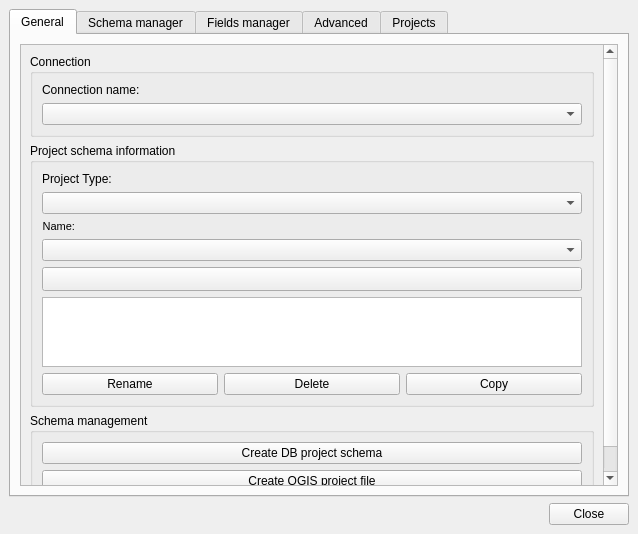
<?xml version="1.0" encoding="UTF-8"?>
<ui version="4.0">
 <class>dlg_admin_ui</class>
 <widget class="QMainWindow" name="dlg_admin_ui">
  <property name="geometry">
   <rect>
    <x>0</x>
    <y>0</y>
    <width>638</width>
    <height>534</height>
   </rect>
  </property>
  <property name="sizePolicy">
   <sizepolicy hsizetype="Expanding" vsizetype="Preferred">
    <horstretch>0</horstretch>
    <verstretch>0</verstretch>
   </sizepolicy>
  </property>
  <property name="maximumSize">
   <size>
    <width>16777215</width>
    <height>16777215</height>
   </size>
  </property>
  <property name="windowTitle">
   <string>Giswater</string>
  </property>
  <property name="unifiedTitleAndToolBarOnMac">
   <bool>false</bool>
  </property>
  <widget class="QWidget" name="centralwidget">
   <layout class="QGridLayout" name="gridLayout_4">
    <item row="5" column="0" colspan="16">
     <layout class="QHBoxLayout" name="horizontalLayout">
      <item>
       <widget class="QLabel" name="lbl_status">
        <property name="enabled">
         <bool>true</bool>
        </property>
        <property name="text">
         <string/>
        </property>
        <property name="pixmap">
         <pixmap>../../../../../../../../../../../../../Desktop/Edgar/READ SQL/images/status_ok.png</pixmap>
        </property>
        <property name="scaledContents">
         <bool>false</bool>
        </property>
       </widget>
      </item>
      <item>
       <widget class="QLabel" name="lbl_schema_name">
        <property name="text">
         <string/>
        </property>
       </widget>
      </item>
      <item>
       <widget class="QLabel" name="lbl_status_text">
        <property name="text">
         <string/>
        </property>
       </widget>
      </item>
      <item>
       <spacer name="horizontalSpacer_2">
        <property name="orientation">
         <enum>Qt::Horizontal</enum>
        </property>
        <property name="sizeHint" stdset="0">
         <size>
          <width>40</width>
          <height>20</height>
         </size>
        </property>
       </spacer>
      </item>
      <item>
       <widget class="QPushButton" name="btn_close">
        <property name="sizePolicy">
         <sizepolicy hsizetype="Fixed" vsizetype="Fixed">
          <horstretch>0</horstretch>
          <verstretch>0</verstretch>
         </sizepolicy>
        </property>
        <property name="text">
         <string>Close</string>
        </property>
       </widget>
      </item>
     </layout>
    </item>
    <item row="3" column="0" colspan="16">
     <widget class="QTabWidget" name="tab_main">
      <property name="enabled">
       <bool>true</bool>
      </property>
      <property name="currentIndex">
       <number>0</number>
      </property>
      <widget class="QWidget" name="tab_general">
       <attribute name="title">
        <string>General</string>
       </attribute>
       <layout class="QGridLayout" name="gridLayout">
        <item row="0" column="1">
         <widget class="QScrollArea" name="scrollArea">
          <property name="widgetResizable">
           <bool>true</bool>
          </property>
          <widget class="QWidget" name="scrollAreaWidgetContents_2">
           <property name="geometry">
            <rect>
             <x>0</x>
             <y>0</y>
             <width>577</width>
             <height>450</height>
            </rect>
           </property>
           <layout class="QGridLayout" name="gridLayout_11">
            <item row="0" column="0">
             <widget class="QGroupBox" name="grb_conection">
              <property name="title">
               <string>Connection</string>
              </property>
              <layout class="QGridLayout" name="gridLayout_2">
               <item row="1" column="0" colspan="2">
                <widget class="QComboBox" name="cmb_connection">
                 <property name="enabled">
                  <bool>true</bool>
                 </property>
                </widget>
               </item>
               <item row="0" column="0" colspan="2">
                <widget class="QLabel" name="lbl_connection">
                 <property name="sizePolicy">
                  <sizepolicy hsizetype="Maximum" vsizetype="Preferred">
                   <horstretch>0</horstretch>
                   <verstretch>0</verstretch>
                  </sizepolicy>
                 </property>
                 <property name="text">
                  <string>Connection name:</string>
                 </property>
                </widget>
               </item>
              </layout>
             </widget>
            </item>
            <item row="1" column="0">
             <widget class="QGroupBox" name="grb_project_scin">
              <property name="title">
               <string>Project schema information</string>
              </property>
              <layout class="QGridLayout" name="gridLayout_7">
               <item row="2" column="1">
                <widget class="QLabel" name="lbl_name">
                 <property name="sizePolicy">
                  <sizepolicy hsizetype="Maximum" vsizetype="Preferred">
                   <horstretch>0</horstretch>
                   <verstretch>0</verstretch>
                  </sizepolicy>
                 </property>
                 <property name="font">
                  <font>
                   <pointsize>8</pointsize>
                  </font>
                 </property>
                 <property name="frameShape">
                  <enum>QFrame::NoFrame</enum>
                 </property>
                 <property name="frameShadow">
                  <enum>QFrame::Raised</enum>
                 </property>
                 <property name="text">
                  <string>Name:</string>
                 </property>
                 <property name="alignment">
                  <set>Qt::AlignRight|Qt::AlignTrailing|Qt::AlignVCenter</set>
                 </property>
                 <property name="margin">
                  <number>3</number>
                 </property>
                </widget>
               </item>
               <item row="7" column="1" colspan="3">
                <widget class="QTextEdit" name="software_version_info">
                 <property name="enabled">
                  <bool>true</bool>
                 </property>
                 <property name="readOnly">
                  <bool>true</bool>
                 </property>
                </widget>
               </item>
               <item row="8" column="1" colspan="3">
                <layout class="QGridLayout" name="gridLayout_6">
                 <item row="2" column="1">
                  <widget class="QPushButton" name="btn_delete">
                   <property name="sizePolicy">
                    <sizepolicy hsizetype="Preferred" vsizetype="Fixed">
                     <horstretch>0</horstretch>
                     <verstretch>0</verstretch>
                    </sizepolicy>
                   </property>
                   <property name="text">
                    <string>Delete</string>
                   </property>
                  </widget>
                 </item>
                 <item row="2" column="2">
                  <widget class="QPushButton" name="btn_copy">
                   <property name="sizePolicy">
                    <sizepolicy hsizetype="Minimum" vsizetype="Fixed">
                     <horstretch>0</horstretch>
                     <verstretch>0</verstretch>
                    </sizepolicy>
                   </property>
                   <property name="text">
                    <string>Copy</string>
                   </property>
                  </widget>
                 </item>
                 <item row="2" column="0">
                  <widget class="QPushButton" name="btn_schema_rename">
                   <property name="sizePolicy">
                    <sizepolicy hsizetype="Preferred" vsizetype="Fixed">
                     <horstretch>0</horstretch>
                     <verstretch>0</verstretch>
                    </sizepolicy>
                   </property>
                   <property name="text">
                    <string>Rename</string>
                   </property>
                  </widget>
                 </item>
                </layout>
               </item>
               <item row="3" column="1" colspan="3">
                <widget class="QComboBox" name="project_schema_name">
                 <property name="enabled">
                  <bool>true</bool>
                 </property>
                 <property name="sizePolicy">
                  <sizepolicy hsizetype="Preferred" vsizetype="Fixed">
                   <horstretch>0</horstretch>
                   <verstretch>0</verstretch>
                  </sizepolicy>
                 </property>
                 <property name="frame">
                  <bool>true</bool>
                 </property>
                </widget>
               </item>
               <item row="0" column="1">
                <widget class="QLabel" name="lbl_project_type">
                 <property name="layoutDirection">
                  <enum>Qt::LeftToRight</enum>
                 </property>
                 <property name="text">
                  <string>Project Type:       </string>
                 </property>
                 <property name="alignment">
                  <set>Qt::AlignLeading|Qt::AlignLeft|Qt::AlignVCenter</set>
                 </property>
                </widget>
               </item>
               <item row="1" column="1" colspan="3">
                <widget class="QComboBox" name="cmb_project_type">
                 <property name="sizePolicy">
                  <sizepolicy hsizetype="Expanding" vsizetype="Fixed">
                   <horstretch>0</horstretch>
                   <verstretch>0</verstretch>
                  </sizepolicy>
                 </property>
                </widget>
               </item>
               <item row="6" column="1" colspan="3">
                <widget class="QPushButton" name="btn_info">
                 <property name="enabled">
                  <bool>true</bool>
                 </property>
                 <property name="sizePolicy">
                  <sizepolicy hsizetype="Preferred" vsizetype="Preferred">
                   <horstretch>0</horstretch>
                   <verstretch>0</verstretch>
                  </sizepolicy>
                 </property>
                 <property name="minimumSize">
                  <size>
                   <width>24</width>
                   <height>24</height>
                  </size>
                 </property>
                 <property name="layoutDirection">
                  <enum>Qt::LeftToRight</enum>
                 </property>
                 <property name="text">
                  <string/>
                 </property>
                 <property name="iconSize">
                  <size>
                   <width>16</width>
                   <height>16</height>
                  </size>
                 </property>
                 <property name="checkable">
                  <bool>false</bool>
                 </property>
                 <property name="autoDefault">
                  <bool>false</bool>
                 </property>
                 <property name="default">
                  <bool>false</bool>
                 </property>
                 <property name="flat">
                  <bool>false</bool>
                 </property>
                </widget>
               </item>
              </layout>
             </widget>
            </item>
            <item row="2" column="0">
             <widget class="QGroupBox" name="grb_schema_manager">
              <property name="title">
               <string>Schema management</string>
              </property>
              <layout class="QGridLayout" name="gridLayout_26">
               <item row="0" column="0">
                <layout class="QGridLayout" name="gridLayout_23">
                 <item row="1" column="0">
                  <widget class="QPushButton" name="btn_gis_create">
                   <property name="text">
                    <string>Create QGIS project file</string>
                   </property>
                  </widget>
                 </item>
                 <item row="0" column="0">
                  <widget class="QPushButton" name="btn_schema_create">
                   <property name="sizePolicy">
                    <sizepolicy hsizetype="Minimum" vsizetype="Preferred">
                     <horstretch>0</horstretch>
                     <verstretch>0</verstretch>
                    </sizepolicy>
                   </property>
                   <property name="font">
                    <font>
                     <weight>50</weight>
                     <bold>false</bold>
                    </font>
                   </property>
                   <property name="text">
                    <string>Create DB project schema</string>
                   </property>
                  </widget>
                 </item>
                </layout>
               </item>
              </layout>
             </widget>
            </item>
           </layout>
          </widget>
         </widget>
        </item>
       </layout>
      </widget>
      <widget class="QWidget" name="tab_schema_manager">
       <attribute name="title">
        <string>Schema manager</string>
       </attribute>
       <layout class="QGridLayout" name="gridLayout_8">
        <item row="3" column="3">
         <widget class="QPushButton" name="btn_schema_file_to_db">
          <property name="sizePolicy">
           <sizepolicy hsizetype="Fixed" vsizetype="Fixed">
            <horstretch>0</horstretch>
            <verstretch>0</verstretch>
           </sizepolicy>
          </property>
          <property name="text">
           <string>File to DB</string>
          </property>
         </widget>
        </item>
        <item row="2" column="0" colspan="4">
         <widget class="QGroupBox" name="grb_schema_reload">
          <property name="title">
           <string>Reload</string>
          </property>
          <layout class="QGridLayout" name="gridLayout_9">
           <item row="0" column="0">
            <widget class="QLabel" name="lbl_reload_func">
             <property name="sizePolicy">
              <sizepolicy hsizetype="Preferred" vsizetype="Preferred">
               <horstretch>0</horstretch>
               <verstretch>0</verstretch>
              </sizepolicy>
             </property>
             <property name="font">
              <font>
               <weight>50</weight>
               <bold>false</bold>
              </font>
             </property>
             <property name="text">
              <string>Reload functions &amp; function triggers          </string>
             </property>
            </widget>
           </item>
           <item row="0" column="1">
            <widget class="QCheckBox" name="chk_schema_funcion">
             <property name="text">
              <string/>
             </property>
             <property name="iconSize">
              <size>
               <width>19</width>
               <height>19</height>
              </size>
             </property>
             <property name="checked">
              <bool>false</bool>
             </property>
            </widget>
           </item>
          </layout>
         </widget>
        </item>
        <item row="0" column="0" colspan="4">
         <widget class="QGroupBox" name="grb_schema_update">
          <property name="title">
           <string>Update</string>
          </property>
          <layout class="QGridLayout" name="gridLayout_5">
           <item row="0" column="1">
            <widget class="QPushButton" name="btn_update_schema">
             <property name="enabled">
              <bool>true</bool>
             </property>
             <property name="sizePolicy">
              <sizepolicy hsizetype="Maximum" vsizetype="Fixed">
               <horstretch>0</horstretch>
               <verstretch>0</verstretch>
              </sizepolicy>
             </property>
             <property name="text">
              <string>Execute</string>
             </property>
            </widget>
           </item>
           <item row="0" column="0">
            <widget class="QLabel" name="lbl_update_all">
             <property name="font">
              <font>
               <weight>50</weight>
               <bold>false</bold>
              </font>
             </property>
             <property name="text">
              <string>Update all</string>
             </property>
            </widget>
           </item>
          </layout>
         </widget>
        </item>
        <item row="3" column="0">
         <widget class="QLabel" name="lbl_use_constrains">
          <property name="text">
           <string>Use constrains:</string>
          </property>
         </widget>
        </item>
        <item row="3" column="1">
         <widget class="QPushButton" name="btn_constrains">
          <property name="text">
           <string>ON</string>
          </property>
         </widget>
        </item>
        <item row="3" column="2">
         <widget class="QLabel" name="lbl_constrains_info">
          <property name="layoutDirection">
           <enum>Qt::LeftToRight</enum>
          </property>
          <property name="text">
           <string/>
          </property>
         </widget>
        </item>
        <item row="5" column="0" colspan="4">
         <spacer name="verticalSpacer_2">
          <property name="orientation">
           <enum>Qt::Vertical</enum>
          </property>
          <property name="sizeHint" stdset="0">
           <size>
            <width>20</width>
            <height>40</height>
           </size>
          </property>
         </spacer>
        </item>
       </layout>
      </widget>
      <widget class="QWidget" name="tab_fields_manager">
       <attribute name="title">
        <string>Fields manager</string>
       </attribute>
       <layout class="QGridLayout" name="gridLayout_21">
        <item row="0" column="0">
         <widget class="QScrollArea" name="scrollArea_2">
          <property name="widgetResizable">
           <bool>true</bool>
          </property>
          <widget class="QWidget" name="scrollAreaWidgetContents_3">
           <property name="geometry">
            <rect>
             <x>0</x>
             <y>0</y>
             <width>577</width>
             <height>449</height>
            </rect>
           </property>
           <layout class="QGridLayout" name="gridLayout_12">
            <item row="3" column="0">
             <spacer name="verticalSpacer_3">
              <property name="orientation">
               <enum>Qt::Vertical</enum>
              </property>
              <property name="sizeHint" stdset="0">
               <size>
                <width>20</width>
                <height>40</height>
               </size>
              </property>
             </spacer>
            </item>
            <item row="0" column="0">
             <widget class="QGroupBox" name="grb_manage_childviews">
              <property name="title">
               <string>Manage child views</string>
              </property>
              <layout class="QGridLayout" name="gridLayout_19">
               <item row="0" column="0">
                <layout class="QGridLayout" name="gridLayout_25">
                 <item row="3" column="1" colspan="2">
                  <widget class="QCheckBox" name="chk_multi_create">
                   <property name="sizePolicy">
                    <sizepolicy hsizetype="Maximum" vsizetype="Fixed">
                     <horstretch>0</horstretch>
                     <verstretch>0</verstretch>
                    </sizepolicy>
                   </property>
                   <property name="text">
                    <string>Create views for all features</string>
                   </property>
                  </widget>
                 </item>
                 <item row="4" column="1" colspan="2">
                  <widget class="QPushButton" name="btn_create_view">
                   <property name="sizePolicy">
                    <sizepolicy hsizetype="Expanding" vsizetype="Fixed">
                     <horstretch>0</horstretch>
                     <verstretch>0</verstretch>
                    </sizepolicy>
                   </property>
                   <property name="text">
                    <string>Create</string>
                   </property>
                  </widget>
                 </item>
                 <item row="1" column="1">
                  <widget class="QLabel" name="lbl_child_feature">
                   <property name="sizePolicy">
                    <sizepolicy hsizetype="Maximum" vsizetype="Preferred">
                     <horstretch>0</horstretch>
                     <verstretch>0</verstretch>
                    </sizepolicy>
                   </property>
                   <property name="text">
                    <string>Feature name:</string>
                   </property>
                  </widget>
                 </item>
                 <item row="2" column="1">
                  <widget class="QComboBox" name="cmb_feature_name_view">
                   <property name="sizePolicy">
                    <sizepolicy hsizetype="MinimumExpanding" vsizetype="Fixed">
                     <horstretch>0</horstretch>
                     <verstretch>0</verstretch>
                    </sizepolicy>
                   </property>
                  </widget>
                 </item>
                </layout>
               </item>
              </layout>
             </widget>
            </item>
            <item row="2" column="0">
             <widget class="QGroupBox" name="grb_manage_addfields">
              <property name="title">
               <string>Manage add fields</string>
              </property>
              <layout class="QVBoxLayout" name="verticalLayout">
               <item>
                <layout class="QVBoxLayout" name="verticalLayout_3">
                 <item>
                  <widget class="QLabel" name="lbl_add_fields_feature">
                   <property name="sizePolicy">
                    <sizepolicy hsizetype="Maximum" vsizetype="Preferred">
                     <horstretch>0</horstretch>
                     <verstretch>0</verstretch>
                    </sizepolicy>
                   </property>
                   <property name="text">
                    <string>Feature name:</string>
                   </property>
                  </widget>
                 </item>
                 <item>
                  <widget class="QComboBox" name="cmb_formname_fields"/>
                 </item>
                 <item>
                  <widget class="QCheckBox" name="chk_multi_insert">
                   <property name="sizePolicy">
                    <sizepolicy hsizetype="Maximum" vsizetype="Fixed">
                     <horstretch>0</horstretch>
                     <verstretch>0</verstretch>
                    </sizepolicy>
                   </property>
                   <property name="text">
                    <string>Create addfields for all features</string>
                   </property>
                  </widget>
                 </item>
                 <item>
                  <widget class="QPushButton" name="btn_create_field">
                   <property name="text">
                    <string>Create</string>
                   </property>
                  </widget>
                 </item>
                 <item>
                  <widget class="QPushButton" name="btn_update_field">
                   <property name="text">
                    <string>Update</string>
                   </property>
                  </widget>
                 </item>
                 <item>
                  <widget class="QPushButton" name="btn_delete_field">
                   <property name="text">
                    <string>Delete</string>
                   </property>
                  </widget>
                 </item>
                </layout>
               </item>
              </layout>
             </widget>
            </item>
            <item row="1" column="0">
             <widget class="QGroupBox" name="grb_manage_sys_fields">
              <property name="title">
               <string>Manage system fields</string>
              </property>
              <layout class="QVBoxLayout" name="verticalLayout_2">
               <item>
                <layout class="QGridLayout" name="gridLayout_17">
                 <item row="2" column="1">
                  <widget class="QPushButton" name="btn_update_sys_field">
                   <property name="text">
                    <string>Update</string>
                   </property>
                  </widget>
                 </item>
                 <item row="1" column="1">
                  <widget class="QComboBox" name="cmb_feature_sys_fields">
                   <property name="sizePolicy">
                    <sizepolicy hsizetype="Expanding" vsizetype="Fixed">
                     <horstretch>0</horstretch>
                     <verstretch>0</verstretch>
                    </sizepolicy>
                   </property>
                  </widget>
                 </item>
                 <item row="0" column="1">
                  <widget class="QLabel" name="lbl_system_feature">
                   <property name="sizePolicy">
                    <sizepolicy hsizetype="Maximum" vsizetype="Preferred">
                     <horstretch>0</horstretch>
                     <verstretch>0</verstretch>
                    </sizepolicy>
                   </property>
                   <property name="maximumSize">
                    <size>
                     <width>80</width>
                     <height>16777215</height>
                    </size>
                   </property>
                   <property name="text">
                    <string>Feature name:</string>
                   </property>
                  </widget>
                 </item>
                </layout>
               </item>
              </layout>
             </widget>
            </item>
           </layout>
          </widget>
         </widget>
        </item>
       </layout>
      </widget>
      <widget class="QWidget" name="tab_advanced">
       <attribute name="title">
        <string>Advanced</string>
       </attribute>
       <layout class="QGridLayout" name="gridLayout_3">
        <item row="0" column="0">
         <widget class="QScrollArea" name="scrollArea_3">
          <property name="widgetResizable">
           <bool>true</bool>
          </property>
          <widget class="QWidget" name="scrollAreaWidgetContents">
           <property name="geometry">
            <rect>
             <x>0</x>
             <y>0</y>
             <width>577</width>
             <height>488</height>
            </rect>
           </property>
           <layout class="QGridLayout" name="gridLayout_13">
            <item row="4" column="0">
             <spacer name="verticalSpacer">
              <property name="orientation">
               <enum>Qt::Vertical</enum>
              </property>
              <property name="sizeHint" stdset="0">
               <size>
                <width>20</width>
                <height>40</height>
               </size>
              </property>
             </spacer>
            </item>
            <item row="2" column="0">
             <widget class="QGroupBox" name="grb_files_generator">
              <property name="title">
               <string>Plugin files generator</string>
              </property>
              <layout class="QGridLayout" name="gridLayout_14">
               <item row="0" column="0">
                <widget class="QPushButton" name="btn_create_qgis_template">
                 <property name="text">
                  <string>QGIS templates</string>
                 </property>
                </widget>
               </item>
               <item row="1" column="0">
                <widget class="QPushButton" name="btn_translation">
                 <property name="text">
                  <string>Translation files</string>
                 </property>
                </widget>
               </item>
              </layout>
             </widget>
            </item>
            <item row="3" column="0">
             <widget class="QGroupBox" name="grb_visit">
              <property name="title">
               <string>Visit</string>
              </property>
              <layout class="QGridLayout" name="gridLayout_18">
               <item row="0" column="0">
                <layout class="QHBoxLayout" name="horizontalLayout_6">
                 <item>
                  <widget class="QPushButton" name="btn_visit_create">
                   <property name="text">
                    <string>Create</string>
                   </property>
                  </widget>
                 </item>
                </layout>
               </item>
               <item row="1" column="0">
                <layout class="QGridLayout" name="gridLayout_22">
                 <item row="1" column="1">
                  <widget class="QPushButton" name="btn_visit_update">
                   <property name="text">
                    <string>Update</string>
                   </property>
                  </widget>
                 </item>
                 <item row="2" column="1">
                  <widget class="QPushButton" name="btn_visit_delete">
                   <property name="text">
                    <string>Delete</string>
                   </property>
                  </widget>
                 </item>
                 <item row="0" column="1">
                  <widget class="QComboBox" name="cmb_visit_class"/>
                 </item>
                </layout>
               </item>
              </layout>
             </widget>
            </item>
            <item row="0" column="0">
             <widget class="QGroupBox" name="grb_load_cf">
              <property name="title">
               <string>Load custom file</string>
              </property>
              <layout class="QGridLayout" name="gridLayout_10">
               <item row="0" column="1" colspan="2">
                <layout class="QGridLayout" name="gridLayout_24">
                 <item row="0" column="1">
                  <widget class="QPushButton" name="btn_custom_select_file">
                   <property name="sizePolicy">
                    <sizepolicy hsizetype="Preferred" vsizetype="Fixed">
                     <horstretch>0</horstretch>
                     <verstretch>0</verstretch>
                    </sizepolicy>
                   </property>
                   <property name="maximumSize">
                    <size>
                     <width>30</width>
                     <height>16777215</height>
                    </size>
                   </property>
                   <property name="text">
                    <string>...</string>
                   </property>
                  </widget>
                 </item>
                 <item row="1" column="0" colspan="2">
                  <widget class="QPushButton" name="btn_custom_load_file">
                   <property name="sizePolicy">
                    <sizepolicy hsizetype="Preferred" vsizetype="Fixed">
                     <horstretch>0</horstretch>
                     <verstretch>0</verstretch>
                    </sizepolicy>
                   </property>
                   <property name="font">
                    <font>
                     <weight>50</weight>
                     <bold>false</bold>
                    </font>
                   </property>
                   <property name="text">
                    <string>Load SQL files</string>
                   </property>
                  </widget>
                 </item>
                 <item row="0" column="0">
                  <widget class="QLineEdit" name="custom_path_folder">
                   <property name="enabled">
                    <bool>false</bool>
                   </property>
                  </widget>
                 </item>
                </layout>
               </item>
              </layout>
             </widget>
            </item>
            <item row="1" column="0">
             <widget class="QGroupBox" name="groupBox">
              <property name="title">
               <string>Schema Utils</string>
              </property>
              <layout class="QGridLayout" name="gridLayout_15">
               <item row="2" column="0" colspan="2">
                <widget class="QPushButton" name="btn_create_utils">
                 <property name="text">
                  <string>Create</string>
                 </property>
                </widget>
               </item>
               <item row="3" column="0" colspan="2">
                <widget class="QPushButton" name="btn_update_utils">
                 <property name="text">
                  <string>Update</string>
                 </property>
                </widget>
               </item>
               <item row="1" column="0">
                <widget class="QComboBox" name="cmb_utils_ws"/>
               </item>
               <item row="1" column="1">
                <widget class="QComboBox" name="cmb_utils_ud"/>
               </item>
               <item row="0" column="0">
                <widget class="QLabel" name="label">
                 <property name="text">
                  <string>WS:</string>
                 </property>
                </widget>
               </item>
               <item row="0" column="1">
                <widget class="QLabel" name="label_2">
                 <property name="text">
                  <string>UD:</string>
                 </property>
                </widget>
               </item>
              </layout>
             </widget>
            </item>
           </layout>
          </widget>
         </widget>
        </item>
       </layout>
      </widget>
      <widget class="QWidget" name="tab_projects">
       <attribute name="title">
        <string>Projects</string>
       </attribute>
       <layout class="QFormLayout" name="formLayout">
        <item row="0" column="1">
         <widget class="QLabel" name="lbl_geon_area">
          <property name="sizePolicy">
           <sizepolicy hsizetype="Maximum" vsizetype="Preferred">
            <horstretch>0</horstretch>
            <verstretch>0</verstretch>
           </sizepolicy>
          </property>
          <property name="maximumSize">
           <size>
            <width>16777215</width>
            <height>30</height>
           </size>
          </property>
          <property name="text">
           <string>Connection and Credentials</string>
          </property>
         </widget>
        </item>
        <item row="1" column="0">
         <widget class="QLabel" name="lbl_geon_connection">
          <property name="font">
           <font>
            <weight>75</weight>
            <bold>true</bold>
           </font>
          </property>
          <property name="text">
           <string>Connection :</string>
          </property>
          <property name="alignment">
           <set>Qt::AlignLeading|Qt::AlignLeft|Qt::AlignVCenter</set>
          </property>
         </widget>
        </item>
        <item row="1" column="1">
         <widget class="QComboBox" name="cmb_geon_connection">
          <property name="enabled">
           <bool>true</bool>
          </property>
          <property name="maximumSize">
           <size>
            <width>16777215</width>
            <height>30</height>
           </size>
          </property>
         </widget>
        </item>
        <item row="3" column="1">
         <widget class="QTextEdit" name="text_geon_test">
          <property name="enabled">
           <bool>true</bool>
          </property>
         </widget>
        </item>
        <item row="7" column="1">
         <widget class="QPushButton" name="btn_geon_open_projet">
          <property name="maximumSize">
           <size>
            <width>16777215</width>
            <height>30</height>
           </size>
          </property>
          <property name="text">
           <string>Open Project</string>
          </property>
         </widget>
        </item>
        <item row="8" column="1">
         <spacer name="verticalSpacer_4">
          <property name="orientation">
           <enum>Qt::Vertical</enum>
          </property>
          <property name="sizeHint" stdset="0">
           <size>
            <width>20</width>
            <height>40</height>
           </size>
          </property>
         </spacer>
        </item>
        <item row="2" column="1">
         <widget class="QComboBox" name="cmb_geon_project_list">
          <property name="enabled">
           <bool>true</bool>
          </property>
          <property name="maximumSize">
           <size>
            <width>16777215</width>
            <height>30</height>
           </size>
          </property>
         </widget>
        </item>
        <item row="2" column="0">
         <widget class="QLabel" name="lbl_geon_connection_2">
          <property name="font">
           <font>
            <weight>75</weight>
            <bold>true</bold>
           </font>
          </property>
          <property name="text">
           <string>Project List:</string>
          </property>
          <property name="alignment">
           <set>Qt::AlignLeading|Qt::AlignLeft|Qt::AlignTop</set>
          </property>
         </widget>
        </item>
       </layout>
      </widget>
     </widget>
    </item>
   </layout>
  </widget>
  <action name="action_create_sample">
   <property name="text">
    <string>Create Sample</string>
   </property>
  </action>
  <action name="action_create_sample_dev">
   <property name="text">
    <string>Create Sample Dev</string>
   </property>
  </action>
 </widget>
 <tabstops>
  <tabstop>cmb_connection</tabstop>
  <tabstop>cmb_project_type</tabstop>
  <tabstop>project_schema_name</tabstop>
  <tabstop>btn_info</tabstop>
  <tabstop>software_version_info</tabstop>
  <tabstop>btn_schema_rename</tabstop>
  <tabstop>btn_delete</tabstop>
  <tabstop>btn_copy</tabstop>
  <tabstop>btn_update_schema</tabstop>
  <tabstop>chk_schema_funcion</tabstop>
  <tabstop>btn_constrains</tabstop>
  <tabstop>btn_schema_file_to_db</tabstop>
  <tabstop>custom_path_folder</tabstop>
  <tabstop>btn_custom_select_file</tabstop>
  <tabstop>btn_custom_load_file</tabstop>
  <tabstop>btn_create_qgis_template</tabstop>
  <tabstop>tab_main</tabstop>
 </tabstops>
 <resources/>
 <connections/>
</ui>
